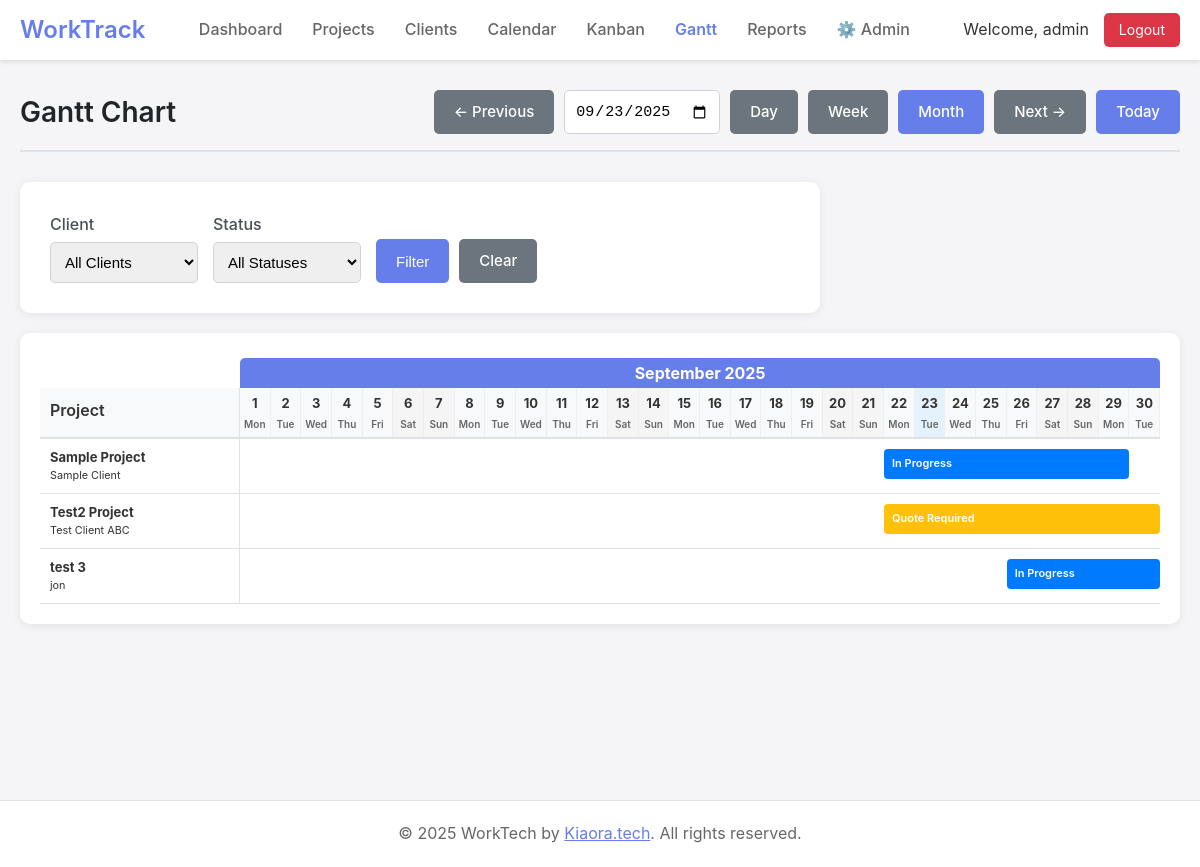
Page /gantt.php (signed in) on the committed database.
### tables this page shows
CREATE TABLE projects (
    id INTEGER PRIMARY KEY AUTOINCREMENT,
    title TEXT NOT NULL,
    details TEXT,
    client_id INTEGER REFERENCES clients(id),
    start_date DATE,
    completion_date DATE,
    status_id INTEGER REFERENCES project_statuses(id),
    created_date DATETIME DEFAULT CURRENT_TIMESTAMP,
    fabric TEXT,
    created_by INTEGER REFERENCES users(id),
    updated_by INTEGER REFERENCES users(id),
    updated_at DATETIME DEFAULT CURRENT_TIMESTAMP,
    template_id INTEGER REFERENCES project_templates(id)
);

CREATE TABLE clients (
    id INTEGER PRIMARY KEY AUTOINCREMENT,
    name TEXT NOT NULL,
    address TEXT,
    phone TEXT,
    email TEXT,
    remarks TEXT,
    created_at DATETIME DEFAULT CURRENT_TIMESTAMP,
    updated_at DATETIME DEFAULT CURRENT_TIMESTAMP,
    created_by INTEGER REFERENCES users(id),
    updated_by INTEGER REFERENCES users(id)
);

CREATE TABLE project_statuses (
    id INTEGER PRIMARY KEY AUTOINCREMENT,
    name TEXT NOT NULL,
    color TEXT DEFAULT '#007bff',
    sort_order INTEGER DEFAULT 0,
    is_active BOOLEAN DEFAULT 1
);

### includes/db.php (called while the page is built, shortened)
<?php
class Database {
    private static $instance = null;
    private $conn;
    private function __construct() {
        try {
            $this->conn = new PDO('sqlite:' . DB_PATH);
            $this->conn->setAttribute(PDO::ATTR_ERRMODE, PDO::ERRMODE_EXCEPTION);
            $this->conn->setAttribute(PDO::ATTR_DEFAULT_FETCH_MODE, PDO::FETCH_ASSOC);
            $this->conn->exec('PRAGMA foreign_keys = ON');
        } catch (PDOException $e) {
            die("Connection failed: " . $e->getMessage());
        }
    }
    public static function getInstance() {
        if (!self::$instance) {
            self::$instance = new Database();
        }
        return self::$instance;
    }
    public function query($sql, $params = []) {
        try {
            $stmt = $this->conn->prepare($sql);
            $stmt->execute($params);
            return $stmt;
        } catch (PDOException $e) {
            if (DEBUG_MODE) {
                throw $e;
            }
            error_log($e->getMessage());
            return false;
        }
    }
    public function fetchAll($sql, $params = []) {
        $stmt = $this->query($sql, $params);
        return $stmt ? $stmt->fetchAll() : [];
    }
}
?>

### includes/models/Project.php (called while the page is built, shortened)
<?php
require_once dirname(__DIR__) . '/db.php';
class Project {
    private $db;
    public function __construct() {
        $this->db = Database::getInstance();
    }
    public function getCalendarData($startDate, $endDate) {
        return $this->db->fetchAll("
            SELECT p.id, p.title, p.start_date, p.completion_date,
                   c.name as client_name,
                   ps.name as status_name, ps.color as status_color
            FROM projects p
            LEFT JOIN clients c ON p.client_id = c.id
            LEFT JOIN project_statuses ps ON p.status_id = ps.id
            WHERE (p.start_date BETWEEN :start_date AND :end_date)
               OR (p.completion_date BETWEEN :start_date AND :end_date)
               OR (p.start_date <= :start_date AND p.completion_date >= :end_date)
            ORDER BY p.start_date ASC
        ", [
            'start_date' => $startDate,
            'end_date' => $endDate
        ]);
    }
}

### gantt.php (the view, shortened to what this page needs)
<?php
require_once 'includes/header.php';
require_once 'includes/models/Project.php';
$projectModel = new Project();
$viewMode = $_GET['view'] ?? 'month';
$selectedDate = $_GET['date'] ?? date('Y-m-d');
$currentDate = date('Y-m-d');
switch ($viewMode) {
    default:
        $startDate = date('Y-m-01', strtotime($selectedDate));
        $endDate = date('Y-m-t', strtotime($selectedDate));
        $prevStart = date('Y-m-01', strtotime($startDate . ' -1 month'));
        $nextStart = date('Y-m-01', strtotime($startDate . ' +1 month'));
        break;
}
$projects = $projectModel->getCalendarData($startDate, $endDate);
$startTime = strtotime($startDate);
$endTime = strtotime($endDate);
$totalDays = ($endTime - $startTime) / 86400 + 1;
?>
<div class="page-header">
    <h1 class="page-title">Gantt Chart</h1>
    <div class="page-actions">
        <a href="?view=<?php echo $viewMode; ?>&date=<?php echo $prevStart; ?>" class="btn btn-secondary">← Previous</a>
        <input type="date" id="datePicker" value="<?php echo $selectedDate; ?>" class="form-control" style="width: auto;">
        <a href="?view=day&date=<?php echo $selectedDate; ?>" class="btn btn-secondary <?php echo $viewMode == 'day' ? 'active' : ''; ?>">Day</a>
        <a href="?view=week&date=<?php echo $selectedDate; ?>" class="btn btn-secondary <?php echo $viewMode == 'week' ? 'active' : ''; ?>">Week</a>
        <a href="?view=month&date=<?php echo $selectedDate; ?>" class="btn btn-secondary <?php echo $viewMode == 'month' ? 'active' : ''; ?>">Month</a>
        <a href="?view=<?php echo $viewMode; ?>&date=<?php echo $nextStart; ?>" class="btn btn-secondary">Next →</a>
        <a href="?view=<?php echo $viewMode; ?>&date=<?php echo $currentDate; ?>" class="btn btn-primary">Today</a>
    </div>
</div>
<div class="form-container" style="margin-bottom: 20px;">
    <form method="GET" style="display: flex; gap: 15px; flex-wrap: wrap; align-items: end;">
        <div class="form-group" style="margin-bottom: 0;">
            <label for="client">Client</label>
            <select id="client" name="client" class="form-control">
                <option value="">All Clients</option>
            </select>
        </div>
        <div class="form-group" style="margin-bottom: 0;">
            <label for="status">Status</label>
            <select id="status" name="status" class="form-control">
                <option value="">All Statuses</option>
            </select>
        </div>
        <div style="display: flex; gap: 10px;">
            <button type="submit" class="btn btn-primary">Filter</button>
            <a href="?view=<?php echo $viewMode; ?>" class="btn btn-secondary">Clear</a>
        </div>
    </form>
</div>
<div class="gantt-container">
    <div class="gantt-chart">
        <div class="gantt-header">
            <div class="gantt-row-header">Project</div>
            <div class="gantt-timeline">
                <?php if ($viewMode == 'month'): ?>
                    <div class="month-label-row">
                        <div class="month-label" style="width: 100%; text-align: center; font-weight: bold; padding: 5px;">
                            <?php echo date('F Y', strtotime($startDate)); ?>
                        </div>
                    </div>
                <?php endif; ?>
                <?php
                for ($i = 0; $i < $totalDays; $i++) {
                    $date = date('Y-m-d', strtotime($startDate . " +$i days"));
                    $isToday = $date == $currentDate;
                    $isWeekend = in_array(date('w', strtotime($date)), [0, 6]);
                ?>
                    <div class="gantt-day <?php echo $isToday ? 'today' : ''; ?> <?php echo $isWeekend ? 'weekend' : ''; ?>">
                        <?php if ($viewMode == 'month'): ?>
                            <div class="day-number"><?php echo date('j', strtotime($date)); ?></div>
                            <div class="day-name"><?php echo date('D', strtotime($date)); ?></div>
                        <?php elseif ($viewMode == 'week'): ?>
                            <div><?php echo date('D', strtotime($date)); ?></div>
                            <div style="font-weight: bold;"><?php echo date('M j', strtotime($date)); ?></div>
                        <?php else:  ?>
                            <div><?php echo date('D, M j', strtotime($date)); ?></div>
                        <?php endif; ?>
                    </div>
                <?php } ?>
            </div>
        </div>
        <?php foreach ($projects as $project):
            $projStart = strtotime($project['start_date']);
            $projEnd = $project['completion_date'] ? strtotime($project['completion_date']) : $projStart;
            if ($projStart < $startTime) {
                $barStart = 0;
                $actualStart = $startTime;
            } else {
                $barStart = ($projStart - $startTime) / 86400;
                $actualStart = $projStart;
            }
            if ($projEnd > $endTime) {
                $actualEnd = $endTime;
            } else {
                $actualEnd = $projEnd;
            }
            $barDuration = ($actualEnd - $actualStart) / 86400 + 1;
            $barWidth = ($barDuration / $totalDays) * 100;
            $barLeft = ($barStart / $totalDays) * 100;
        ?>
            <div class="gantt-row">
                <div class="gantt-row-header">
                    <div class="project-info">
                        <strong><?php echo htmlspecialchars(substr($project['title'], 0, 30)); ?></strong>
                        <br>
                        <small><?php echo htmlspecialchars($project['client_name'] ?? 'No client'); ?></small>
                    </div>
                </div>
                <div class="gantt-timeline">
                    <div class="gantt-bar"
                         style="left: <?php echo $barLeft; ?>%; width: <?php echo $barWidth; ?>%; background: <?php echo $project['status_color']; ?>;"
                         title="<?php echo htmlspecialchars($project['title']); ?> (<?php echo date('M j', $projStart); ?> - <?php echo date('M j', $projEnd); ?>)">
                        <span class="bar-label">
                            <?php echo htmlspecialchars($project['status_name']); ?>
                        </span>
                    </div>
                </div>
            </div>
        <?php endforeach; ?>
    </div>
</div>
<?php require_once 'includes/footer.php'; ?>

### public/css/style.css (style rules this page uses)
* { margin: 0; padding: 0; box-sizing: border-box; }
body { font-family: -apple-system, BlinkMacSystemFont, "Segoe UI", Roboto, "Helvetica Neue", Arial, sans-serif; background: #f5f5f7; color: #333; line-height: 1.6; }
.form-container { background: white; border-radius: 10px; padding: 30px; box-shadow: 0 2px 10px rgba(0,0,0,0.08); max-width: 800px; }
.form-group { margin-bottom: 20px; }
.form-group label { display: block; margin-bottom: 5px; font-weight: 500; color: #495057; }
.form-control { width: 100%; padding: 10px; border: 1px solid #ced4da; border-radius: 5px; font-size: 15px; transition: border-color 0.3s; }
select.form-control { cursor: pointer; }
.btn { padding: 10px 20px; border: none; border-radius: 5px; font-size: 15px; font-weight: 500; cursor: pointer; transition: all 0.3s; text-decoration: none; display: inline-block; }
.btn-primary { background: #667eea; color: white; }
.btn-secondary { background: #6c757d; color: white; }
.page-header { margin-bottom: 30px; padding-bottom: 15px; border-bottom: 2px solid #dee2e6; display: flex; justify-content: space-between; align-items: center; }
.page-title { font-size: 28px; font-weight: 600; color: #212529; }
.page-actions { display: flex; gap: 10px; }

### gantt.php (style rules this page uses)
.gantt-container { background: white; border-radius: 10px; padding: 20px; box-shadow: 0 2px 10px rgba(0,0,0,0.08); overflow-x: auto; }
.gantt-chart { min-width: 800px; }
.gantt-header { display: flex; background: #f8f9fa; border-bottom: 2px solid #dee2e6; font-weight: 600; position: relative; margin-top: 35px; }
.gantt-row { display: flex; border-bottom: 1px solid #dee2e6; min-height: 50px; }
.gantt-row-header { width: 200px; padding: 10px; border-right: 1px solid #dee2e6; flex-shrink: 0; }
.gantt-timeline { flex: 1; display: flex; position: relative; }
.gantt-header .gantt-timeline { display: flex; flex-wrap: wrap; position: relative; }
.month-label-row { position: absolute; top: -30px; left: 0; right: 0; background: #667eea; color: white; border-radius: 5px 5px 0 0; height: 30px; display: flex; align-items: center; }
.gantt-day { flex: 1; text-align: center; padding: 5px 2px; border-right: 1px solid #eee; font-size: 11px; min-width: 30px; }
.gantt-day .day-number { font-weight: bold; font-size: 13px; }
.gantt-day .day-name { font-size: 10px; color: #666; margin-top: 2px; }
.gantt-day.today { background: #e3f2fd; }
.gantt-day.weekend { background: #f5f5f5; }
.gantt-row .gantt-timeline { position: relative; }
.gantt-bar { position: absolute; top: 10px; height: 30px; border-radius: 4px; display: flex; align-items: center; padding: 0 8px; cursor: pointer; transition: opacity 0.3s; overflow: hidden; }
.bar-label { color: white; font-size: 11px; font-weight: 600; white-space: nowrap; overflow: hidden; text-overflow: ellipsis; }
.project-info { font-size: 13px; line-height: 1.3; }
.btn.active { background: #667eea; color: white; }

### rows in the picture
projects: title "Sample Project", client.name "Sample Client", status.name "In Progress"
projects: title "Test2 Project", client.name "Test Client ABC", status.name "Quote Required"
projects: title "test 3", client.name "jon", status.name "In Progress"

### other values in the picture
SITE_NAME "WorkTrack"
Auth::getCurrentUsername() "admin"
date('j', strtotime($date)) "1"
date('D', strtotime($date)) "Mon"
date('j', strtotime($date)) "2"
date('D', strtotime($date)) "Tue"
date('j', strtotime($date)) "3"
date('D', strtotime($date)) "Wed"
date('j', strtotime($date)) "4"
date('D', strtotime($date)) "Thu"
date('j', strtotime($date)) "5"
date('D', strtotime($date)) "Fri"
date('j', strtotime($date)) "6"
date('D', strtotime($date)) "Sat"
date('j', strtotime($date)) "7"
